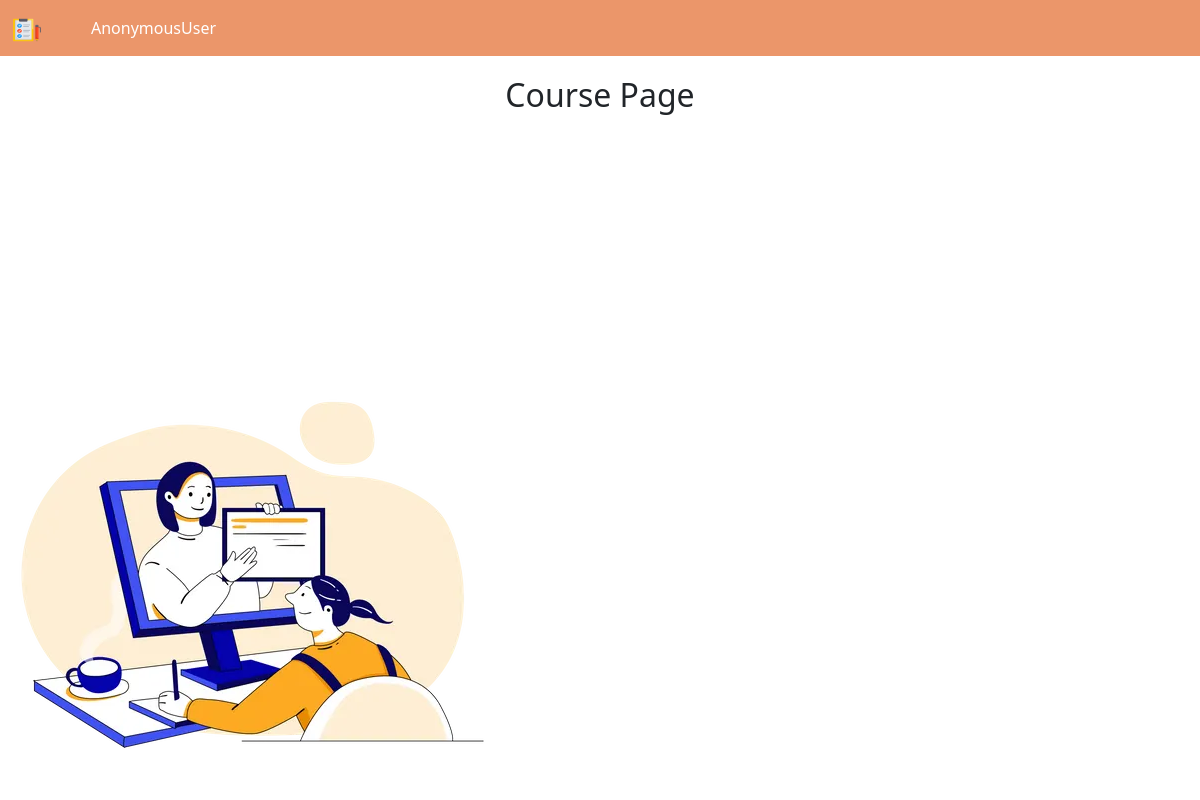
/course/, run on an earlier commit of the app's database.
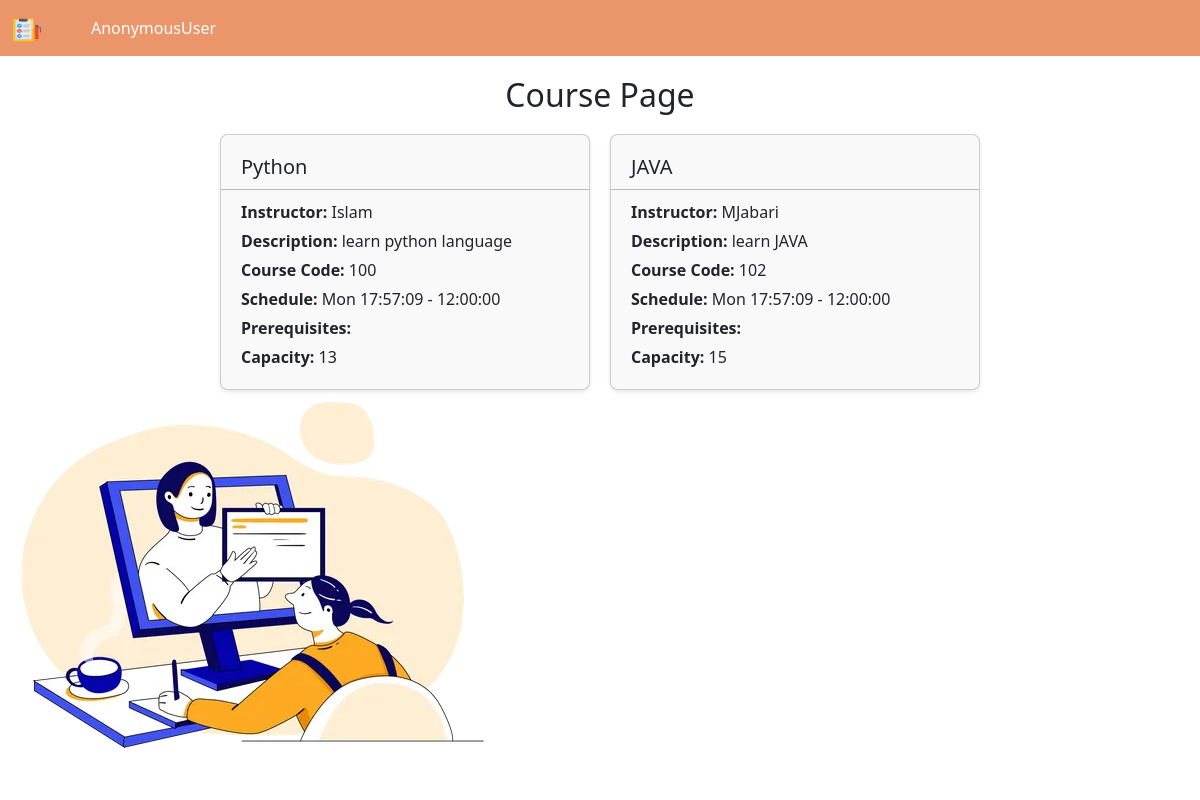
And on a later commit of the database.
### bookstore/models.py (models this page shows, shortened)
class Course(models.Model):
    code = models.CharField(max_length=10, unique=True, primary_key=True)
    name = models.CharField(max_length=100, null=True)
    description = models.TextField(null=True)
    instructor = models.CharField(max_length=100, null=True)
    schedule = models.ForeignKey('CourseSchedule', on_delete=models.CASCADE, null=True)
    category = models.ForeignKey(CourseCategory, on_delete=models.CASCADE, null=True)  # Fixed error
    prerequisites = models.ManyToManyField(CourseCategory, related_name='required_courses')  # ManyToManyField for prerequisites
    capacity = models.IntegerField(null=True)

class CourseSchedule(models.Model):
    id = models.AutoField(primary_key=True, null=False, default=None)
    days = models.CharField(max_length=50, null=True )
    start_time = models.TimeField(null=True)
    end_time = models.TimeField(null=True)
    room_no = models.CharField(max_length=10, null=True)
    def __str__(self):
        return f"{self.days} {self.start_time} - {self.end_time}"

### bookstore/views.py (the view)
# urls.py: path('course/', views.course),
def course(request):
    course = Course.objects.all()
    return render(request, "bookstore/course.html", {"course":course})

### bookstore/templates/bookstore/course.html (shortened to what this page needs)
{% extends "bookstore/main.html" %}
{% load static %}
{% block content %}
<link rel="stylesheet" type="text/css" href="{% static 'css/course.css' %}">
<div class="container">
    <h2 class="course-page-heading">Course Page</h2>
    <img src="{% static 'images/3119295.webp' %}" class="image" alt="">
    <div class="card-container">
        {% for item in course %}
        <div class="card">
            <div class="card-body">
                <h5 class="card-title">{{ item.name }}</h5>
                <hr>
                <p class="card-text"><strong>Instructor: </strong> {{ item.instructor }}</p>
                <p class="card-text"><strong>Description: </strong> {{ item.description }}</p>
                <p class="card-text"><strong>Course Code: </strong> {{ item.code }}</p>
                <p class="card-text"><strong>Schedule: </strong> {{ item.schedule }}</p>
                <p class="card-text"><strong>Prerequisites: </strong>
                </p>
                <p class="card-text"><strong>Capacity: </strong> {{ item.capacity }}</p>
            </div>
        </div>
        {% endfor %}
    </div>
</div>
{% endblock content %}

### bookstore/templates/bookstore/main.html (shortened to what this page needs)
{% load static %}
<!DOCTYPE html>
<html lang="en">
<head>
    <link href="https://cdn.jsdelivr.net/npm/bootstrap@5.3.3/dist/css/bootstrap.min.css" rel="stylesheet">
    <link rel="stylesheet" href="https://cdnjs.cloudflare.com/ajax/libs/font-awesome/6.5.2/css/all.min.css">
    <link rel="stylesheet"  href="{% static 'css/main.css' %}">
</head>
<body>
    {% include "bookstore/navbar.html" %}
    {% block content %}
    {% endblock content %}
</body>
</html>

### bookstore/templates/bookstore/navbar.html (shortened to what this page needs)
{% load static %}
<nav class="navbar navbar-expand-lg bg-primary">
    <div class="container-fluid">
      <a class="navbar-brand" href="#">
        <img src="{% static "images/site-logo.png" %}" alt="Bootstrap" width="30" height="24">
      </a>
      <div class="collapse navbar-collapse" id="navbarSupportedContent">
        <ul class="navbar-nav me-auto mb-2 mb-lg-0">
          <li class="nav-item">
            <a class="nav-link" href="#">{{user}}</a>
          </li>
      </div>
    </div>
  </nav>

### static/css/main.css (style rules this page uses)
.navbar { background-color: #EB966A !important; }
.navbar-brand img { margin-right: 5px; }
.navbar-nav .nav-item { margin-right: 10px; }
.navbar-nav .nav-link { color: #ffffff; }

### static/css/course.css (style rules this page uses)
.container { max-width: 800px; margin: 0 auto; padding: 20px; }
.course-page-heading { text-align: center; margin-bottom: 20px; }
.card-container { display: flex; flex-wrap: wrap; gap: 20px; }
.card { flex: 1 1 300px; background-color: #f9f9f9; border-radius: 8px; box-shadow: 0 2px 4px rgba(0, 0, 0, 0.1); transition: transform 0.3s ease; }
.card-body { padding: 20px; }
.card-title { font-size: 20px; margin-bottom: 10px; }
.card-text { margin-bottom: 5px; }
.card hr { margin: 10px -20px; border-top: 1px solid black; width: calc(100% + 40px); }
.image { position: absolute; bottom: 0px; left: -85px; }

What changed in the data, as far as the page shows it:
added Course: name "Python", instructor "Islam", description "learn python language", code "100", schedule "Mon 17:57:09 - 12:00:00", capacity "13"
added Course: name "JAVA", instructor "MJabari", description "learn JAVA", code "102", schedule "Mon 17:57:09 - 12:00:00", capacity "15"
